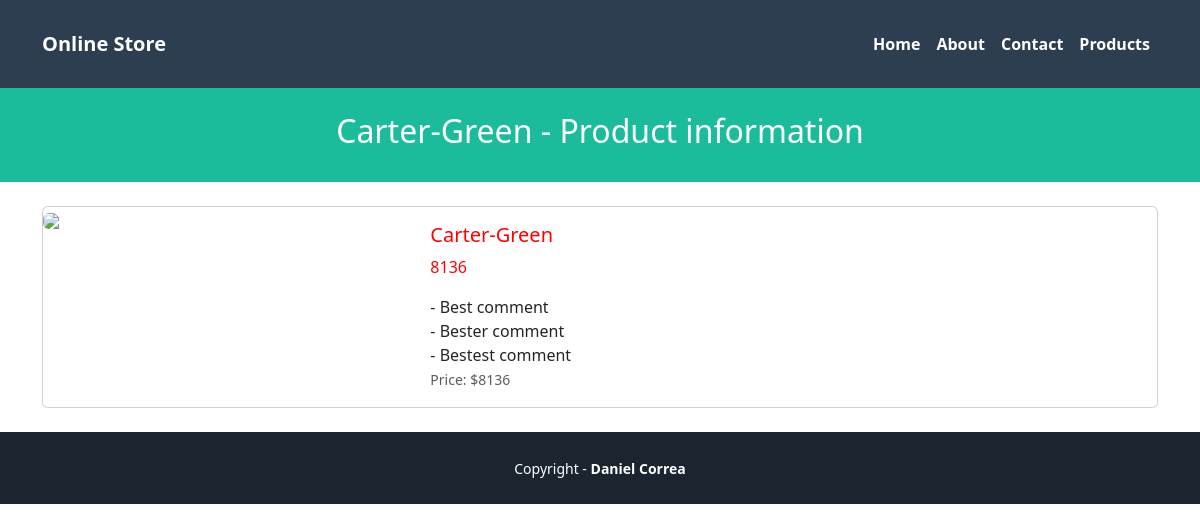
/products/1, run on the app's committed database.
### pages/models.py (models this page shows)
class Product(models.Model):
 name = models.CharField(max_length=255)
 price = models.IntegerField()
 created_at = models.DateTimeField(auto_now_add=True)
 updated_at = models.DateTimeField(auto_now=True)

class Comment(models.Model):
 product = models.ForeignKey(Product, on_delete=models.CASCADE)
 description = models.TextField()

### pages/views.py (the view)
# urls.py: path('products/<str:id>', ProductShowView.as_view(), name='show'),
class ProductShowView(View):
    template_name = 'products/show.html'
    def get(self, request, id):
        try:
            product_id = int(id)
            if product_id < 1:
                raise ValueError("Product id must be 1 or greater")
            product = get_object_or_404(Product, pk=product_id)
        except (Product.DoesNotExist, ValueError):
            return HttpResponseRedirect(reverse('home'))
        viewData = {}
        viewData["title"] = product.name + " - Online Store"
        viewData["subtitle"] = product.name + " - Product information"
        viewData["product"] = product
        return render(request, self.template_name, viewData)

### pages/templates/products/show.html (shortened to what this page needs)
{% extends 'pages/base.html' %}
{% block header_title %} {{subtitle}} {% endblock %}
{% block content %}
<div class="card mb-3">
 <div class="row g-0">
 <div class="col-md-4">
 <img src="https://static.djangoproject.com/img/logos/django-logo-positive.svg" class="img-fluid rounded-start">
 </div>
 <div class="col-md-8">
 <div class="card-body">
 <h5 class="card-title" {% if product.price > 100 %} style="color: red;" {% endif %}>
 {{ product.name }}
</h5>
 {% if product.price > 2000 %}
 <p class="card-text" style="color: red;">{{product.price}}</p>
 {% else %}
 <p class="card-text">{{product.price}}</p>
 {% endif %}
 {% for comment in product.comment_set.all %}
 - {{ comment.description }}<br />
 {% endfor %}
<p class="card-text"><small class="text-muted">Price: ${{product.price}}</small></p>
 </div>
 </div>
 </div>
</div>
{% endblock %}

### data on the page
Product: name "Carter-Green", price "8136"
Comment: description "Best comment"
Comment: description "Bester comment"
Comment: description "Bestest comment"

### other printed values
{{ subtitle }} "Carter-Green - Product information"
